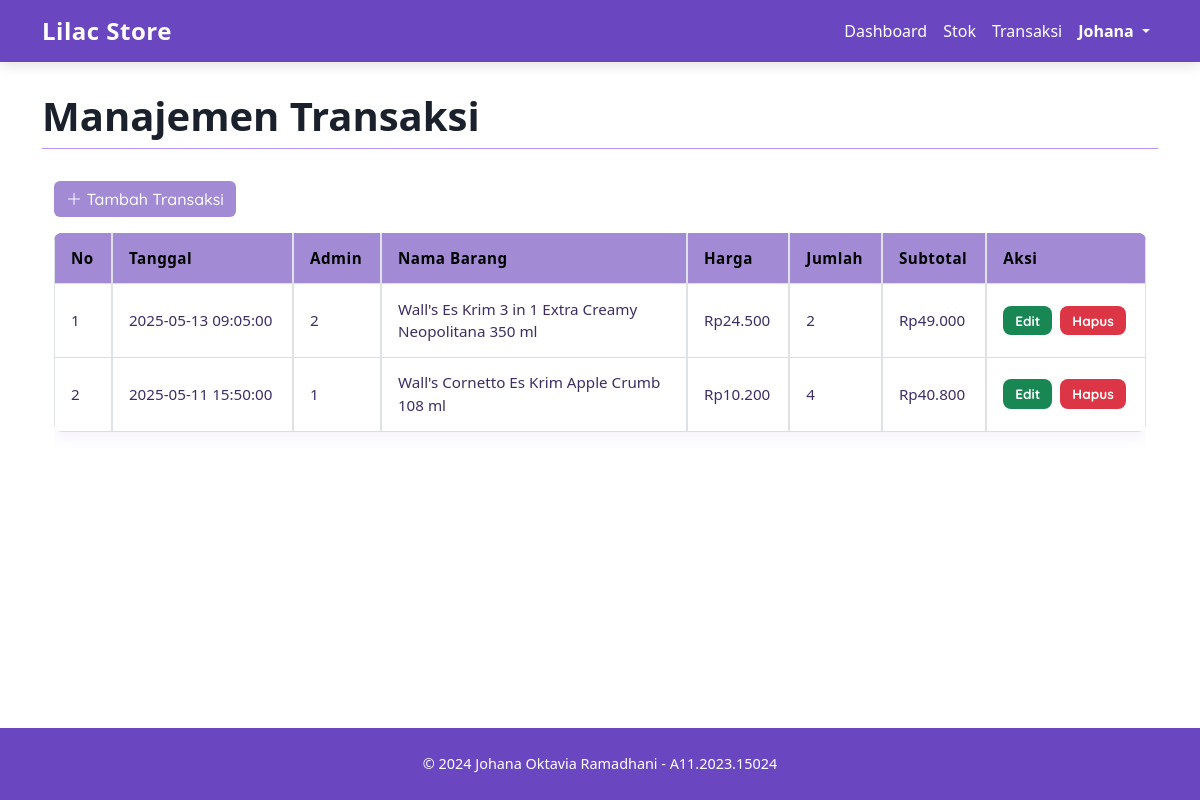
Screenshot of /admin.php?page=adminTransaksi (signed in) with the database file from the repository.
### tables this page shows
CREATE TABLE `tbl_transaksi` (
  `id_trans` int NOT NULL,
  `tgl_trans` datetime NOT NULL,
  `id_admin` int DEFAULT NULL,
  `id_brg` int DEFAULT NULL,
  `nama_brg` text,
  `harga` decimal(10,2) DEFAULT NULL,
  `jml_jual` int DEFAULT NULL,
  `subtotal` decimal(10,2) DEFAULT NULL
);

### adminTransaksi.php (the view, shortened to what this page needs)
<?php
include "koneksi.php";
?>
<div class="container py-4">
    <button class="btn btn-primary mb-3" data-bs-toggle="modal" data-bs-target="#modalTambah">
        <i class="bi bi-plus-lg"></i> Tambah Transaksi
    </button>
    <div class="table-responsive">
        <table class="table table-bordered table-hover">
            <thead class="thead-lilac">
                <tr>
                    <th>No</th>
                    <th>Tanggal</th>
                    <th>Admin</th>
                    <th>Nama Barang</th>
                    <th>Harga</th>
                    <th>Jumlah</th>
                    <th>Subtotal</th>
                    <th>Aksi</th>
                </tr>
            </thead>
            <tbody>
                <?php
                  $q = $conn->query("SELECT * FROM tbl_transaksi ORDER BY tgl_trans DESC");
                  $no = 1;
                  while ($row = $q->fetch_assoc()) :
                  ?>
                  <tr>
                      <td><?= $no++ ?></td>
                      <td><?= $row['tgl_trans'] ?></td>
                      <td><?= $row['id_admin'] ?></td>
                      <td><?= $row['nama_brg'] ?></td>
                      <td>Rp<?= number_format($row['harga'], 0, ',', '.') ?></td>
                      <td><?= $row['jml_jual'] ?></td>
                      <td>Rp<?= number_format($row['subtotal'], 0, ',', '.') ?></td>
                      <td>
                        <div class="d-flex gap-2">
                          <a href="#" class="badge bg-success" data-bs-toggle="modal" data-bs-target="#modalEdit<?= $row['id_trans'] ?>">Edit</a>
                          <a href="#" class="badge bg-danger" data-bs-toggle="modal" data-bs-target="#modalHapus<?= $row['id_trans'] ?>">Hapus</a>
                        </div>
                      </td>
                  </tr>
                <?php endwhile; ?>
            </tbody>
        </table>
    </div>
</div>

### admin.php (style rules this page uses)
* { margin: 0; padding: 0; box-sizing: border-box; font-family: 'Segoe UI', sans-serif; }
body, html { height: 100%; background-color: #fdfaff; display: flex; flex-direction: column; }
.table thead { background-color: #9F7AEA; color: white; }
.btn-primary { background-color: #9F7AEA; border: none; }

### adminTransaksi.php (style rules this page uses)
:root { --lilac-gradient-start: #eae6fc; --lilac-gradient-end: #f8f4ff; --lilac-shadow: rgba(162, 139, 212, 0.75); --lilac-primary: #a28bd4; --lilac-muted: #c4b5d9; --text-dark: #3e2d64; --text-muted: #6d5d92; --bg-footer: #f0eaff; --table-hover: rgba(226, 215, 255, 0.6); --table-stripe: #f7f1ff; }
body { background-color: var(--lilac-gradient-end); font-family: 'Quicksand', sans-serif; color: var(--text-dark); }
.table { border-radius: 0.5rem; overflow: hidden; box-shadow: 0 6px 15px rgba(162, 139, 212, 0.1); animation: fadeInTable 0.6s ease; background-color: white; border-collapse: separate; border-spacing: 0; }
.table .badge { padding: 0.5rem 0.75rem; font-size: 0.85rem; border-radius: 0.5rem; text-decoration: none; display: inline-block; }
.d-flex.gap-2 { gap: 0.5rem; }
.thead-lilac { background-color: var(--lilac-primary) !important; }
.thead-lilac th { background-color: var(--lilac-primary) !important; color: black !important; font-weight: 700; font-size: 1.05rem; text-transform: capitalize; letter-spacing: 0.5px; }
.table th, .table td { padding: 0.85rem 1rem; vertical-align: middle; border-bottom: 1px solid #ddd; color: var(--text-dark); font-size: 0.95rem; white-space: nowrap; }
.table td:nth-child(4) { text-align: left; max-width: 300px; white-space: normal; }
.table tbody tr:nth-child(even) { background-color: var(--table-stripe); }
.table-hover tbody tr { transition: all 0.2s ease; }
.table tbody tr { animation: fadeInRow 0.4s ease-in-out both; }
.btn-primary { background-color: var(--lilac-primary); border: none; font-weight: 500; transition: all 0.3s ease; color: white; font-family: 'Quicksand', sans-serif; }
.btn { transition: all 0.3s ease-in-out; }
.badge.bg-success { background-color: #88d6ba; cursor: pointer; }
.badge.bg-danger { background-color: #e79999; cursor: pointer; }
.badge { transition: all 0.3s ease; font-family: 'Quicksand', sans-serif; }

### rows the page displays
tbl_transaksi: tgl_trans "2025-05-13 09:05:00", id_admin "2", nama_brg "Wall's Es Krim 3 in 1 Extra Creamy Neopolitana 350 ml", harga "24.500", jml_jual "2", subtotal "49.000"
tbl_transaksi: tgl_trans "2025-05-11 15:50:00", id_admin "1", nama_brg "Wall's Cornetto Es Krim Apple Crumb 108 ml", harga "10.200", jml_jual "4", subtotal "40.800"

### other values shown
$_SESSION['nama_admin'] "Johana"
$pageTitle "Manajemen Transaksi"
